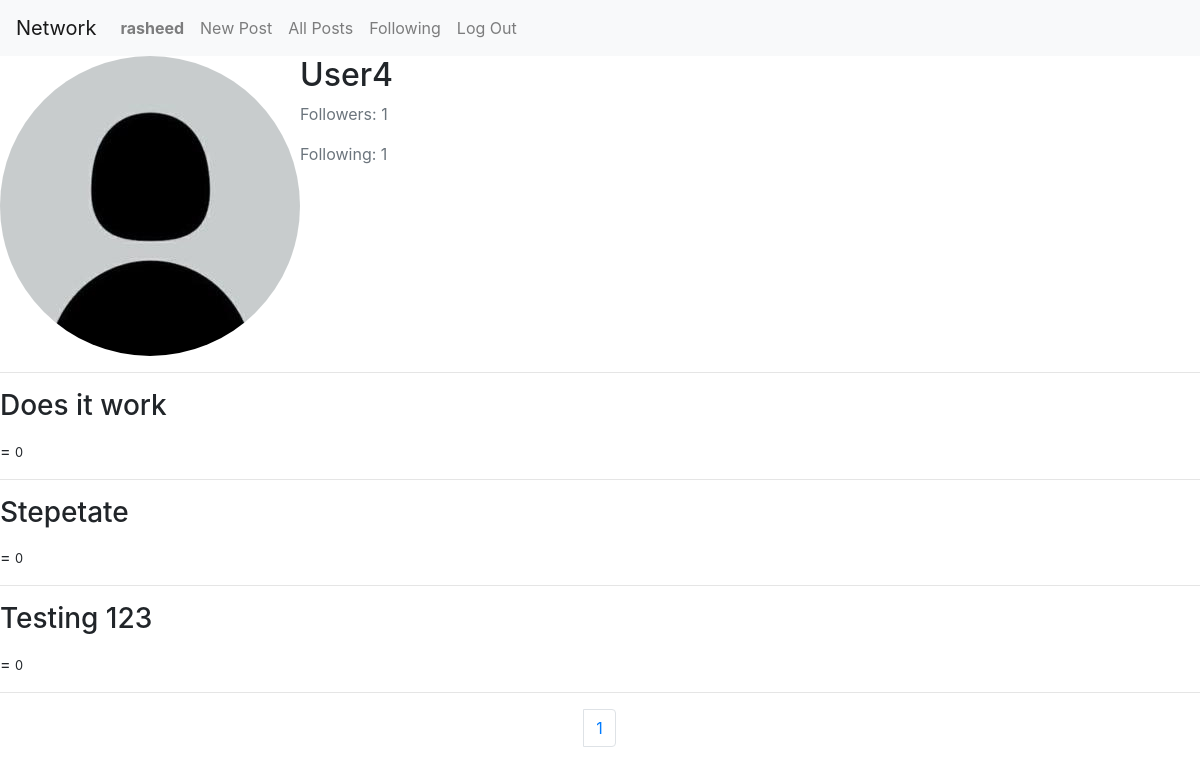
Page /profile/user4 (signed in) on the committed database.
### network/models.py (models this page shows, shortened)
class User(AbstractUser):
    pass

class Profile(models.Model):
    followers = models.ManyToManyField(User, blank=True, related_name='follwers')
    following = models.ManyToManyField(User, blank=True, related_name='following')
    is_following = models.BooleanField(default=False)
    user = models.OneToOneField(User, on_delete=models.CASCADE)
    image = models.ImageField(default='profile_pic.jpg', upload_to='profile_pics')

class Post(models.Model):
    post_content = models.TextField()
    has_liked = models.BooleanField(default=False)
    user_like = models.ManyToManyField(User, blank=True, related_name='liked')
    liked_on = models.DateTimeField(auto_now=True)
    date_posted = models.DateTimeField(default=timezone.now)
    user = models.ForeignKey(User, on_delete=models.CASCADE)
    def __str__(self):
        return f'{self.user} posted'

### network/views.py (the view)
# urls.py: path("profile/<str:user>", views.profile, name="profile"),
@login_required(login_url='login')
@csrf_exempt
def profile (request, user):
    u_profile = User.objects.get(username=user)
    posts = Post.objects.filter(user=u_profile.id).order_by('-date_posted')
    paginator = Paginator(posts, 10) # Show 10 posts per page.
    page_number = request.GET.get('page')
    page_obj = paginator.get_page(page_number)
    return render (request, 'network/profile.html', {
        'profil': u_profile,
        'page_obj': page_obj,
        'posts': posts,
    })

### network/templates/network/profile.html (shortened to what this page needs)
{% extends "network/layout.html" %}
{% load crispy_forms_tags %}
{% load static %}
{% block body_attrs %} onload="follow();" {% endblock %}
{% block body %}
    <div class="content-section">
        <div class="media">
        <img class="rounded-circle account-img" src="{{ profil.profile.image.url }}">
        <div class="media-body">
            <h2 class="account-heading">{{ profil.profile.user|capfirst }}</h2>
            <p class="text-secondary">Followers: {{profil.profile.followers.all|length}}</p>
            <p class="text-secondary">Following: {{profil.profile.following.all|length}}</p>
        </div>
        </div>
    </div>
    <hr>
    <div id="all_User_posts">
        <div>
            {% for post in posts %}
                <div id="profile_post">
                    <h3>
                        <p class="article-content" id="post_content{{ post.id }}">{{ post.post_content }}</p>
                    </h3>
                    <a class="article-title" href="#" onsubmit="return false" onclick="umptenth('{{ post.id }}')" id="{{ post.id }}">  </a>=
                    <small id="like_count{{ post.id }}"> {{post.user_like.all|length}} </small>
                </div>
                <hr>
                {% empty %}
                    <h4> No post yet!</h4>
            {% endfor %}
            </div>
            <nav aria-label="Page navigation example">
            <ul class="pagination justify-content-center">
                {% for num in page_obj.paginator.page_range %}
                    {% if page_obj.number == num %}
                    <li class="page-item">
                        <a class="page-link" href="?page={{ num }}">{{ num }}</a>
                    </li>
                    {% elif num > page_obj.number|add:'-3' and num < page_obj.number|add:'3' %}
                    <li class="page-item">
                        <a class="page-link" href="?page={{ num }}">{{ num }}</a>
                    </li>
                    {% endif %}
                {% endfor %}
            </ul>
            </nav>
        </div>
{% endblock %}

### network/templates/network/layout.html (shortened to what this page needs)
{% load static %}
<!DOCTYPE html>
<html lang="en">
    <head>
        <link rel="stylesheet" href="https://stackpath.bootstrapcdn.com/bootstrap/4.4.1/css/bootstrap.min.css">
        <link href="{% static 'network/styles.css' %}" rel="stylesheet">
    </head>
    <body {% block body_attrs %}{% endblock %}>
        <nav class="navbar navbar-expand-lg navbar-light bg-light">
            <a class="navbar-brand" href="{% url 'index' %}">Network</a>
            <div>
              <ul class="navbar-nav mr-auto">
                {% if user.is_authenticated %}
                    <li class="nav-item">
                        <a class="nav-link" href="{% url 'profile' user.username %}"><strong>{{ user.username }}</strong></a>
                    </li>
                    <li class="nav-item">
                        <a class="nav-link" href="{% url 'new_post' %}">New Post</a>
                    </li>
                {% endif %}
                <li class="nav-item">
                  <a class="nav-link" href="{% url 'all_posts' %}">All Posts</a>
                </li>
                {% if user.is_authenticated %}
                    <li class="nav-item">
                        <a class="nav-link" href="{% url 'following_posts' %}">Following</a>
                    </li>
                    <li class="nav-item">
                        <a class="nav-link" href="{% url 'logout' %}">Log Out</a>
                    </li>
                {% endif %}
              </ul>
            </div>
          </nav>
        <div class="body">
            {% block body %}
            {% endblock %}
        </div>
    </body>
</html>

### rows in the picture
User: username "rasheed"
User: profile.image (picture), profile.user "User4", profile.followers.all|length "1", profile.following.all|length "1"
Post: post_content "Does it work", user_like.all|length "0"
Post: post_content "Stepetate", user_like.all|length "0"
Post: post_content "Testing 123", user_like.all|length "0"

### other values in the picture
{{ num }} "1"
